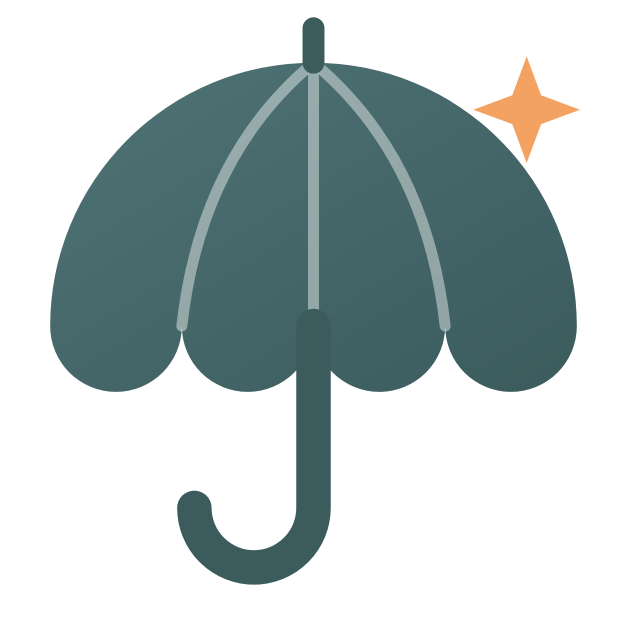
#> input picture Spesifikasi/Merek/Sumber/IkonMerek.png, 1254 x 1254 px (shown at 1/2 size); its folder holds 3 pictures in this run
$ python BuatTurunanAset.py
#> lines starting #> are read from the running program, lines starting #| are printed output that depends on the picture
#!/usr/bin/env python3
"""Membuat turunan aset merek Payoung dari file di `Spesifikasi/Merek/Sumber/`.

Jalankan ulang setiap kali logo sumber diganti (sumber dibuat oleh `BuatSumberLogo.py`):

    pip install pillow
    python3 Spesifikasi/Merek/BuatSumberLogo.py
    python3 Spesifikasi/Merek/BuatTurunanAset.py

Hasil (ditimpa):
- Web: `Aplikasi/Web/public/favicon.ico`, `public/apple-touch-icon.png`, `public/ikon-pwa-{192,512}.png`, `resources/js/Aset/Merek/*` (WebP, kecuali `IkonMerekPutih.png`)
- Flutter: ikon Android (legacy + adaptive), iOS AppIcon, Windows `app_icon.ico` untuk Kasir & Pemilik,
  serta logo warna/putih dalam aplikasi di `Paket/SistemDesain/assets/merek/`.

Warna latar ikon aplikasi = `Permukaan` (putih), sama dengan token UI.
"""

from pathlib import Path

from PIL import Image, ImageDraw

AKAR = Path(__file__).resolve().parents[2]
SUMBER = AKAR / "Spesifikasi/Merek/Sumber"
PUTIH = (255, 255, 255, 255)


def Muat(nama: str) -> Image.Image:
    """Buka gambar sumber, buang derau alfa tipis, lalu potong ke batas konten."""
#> called with nama = 'IkonMerek.png'
    gambar = Image.open(SUMBER / nama).convert("RGBA")
#> gambar is the input picture: PIL image 1254x1254 RGBA; mean R, G, B, A 29.6, 41.4, 41.8, 98.7
    alfa = gambar.getchannel("A").point(lambda v: 0 if v < 10 else v)
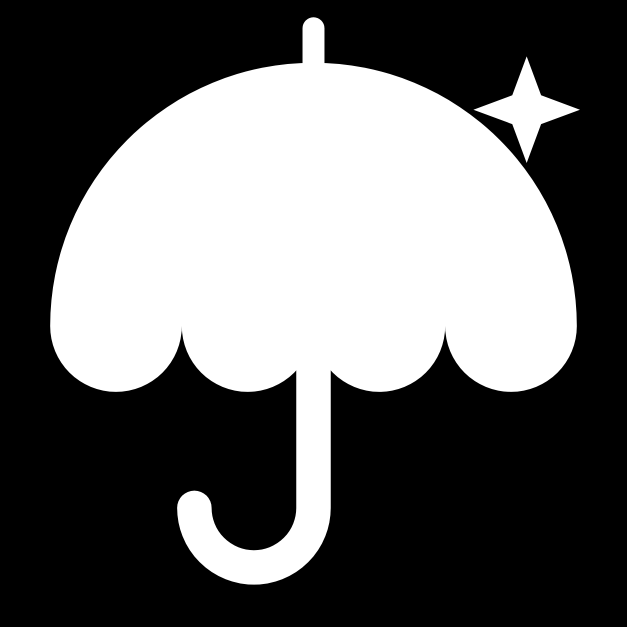
#> alfa: PIL image 1254x1254 L (shown at 1/2 size); min 0, max 255, mean 98.7
    gambar.putalpha(alfa)
    return gambar.crop(alfa.getbbox())
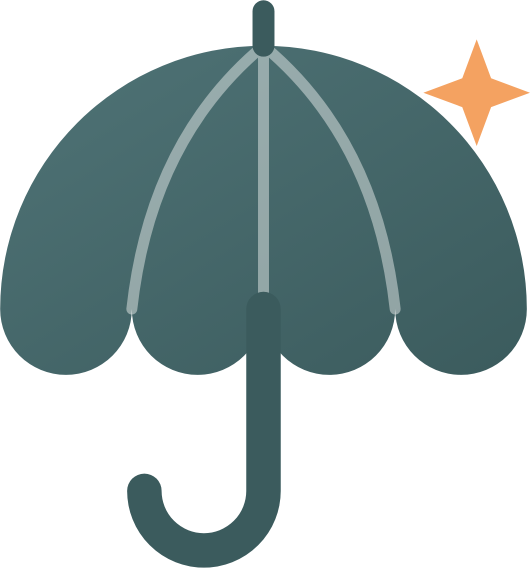
#> returned value: PIL image 1060x1136 RGBA (shown at 1/2 size); mean R, G, B, A 38.6, 54.1, 54.5, 129; transparent parts drawn white


def UbahTinggi(gambar: Image.Image, tinggi: int) -> Image.Image:
    lebar = round(gambar.width * tinggi / gambar.height)
    return gambar.resize((lebar, tinggi), Image.LANCZOS)


# [90 lines left out: functions JadikanPutih, TaruhDiTengah, Simpan, BuatWeb, BuatAndroid, BuatIos and 2 more, not called in this run]


def main() -> None:
    # Varian putih punya sumber sendiri (rusuk dilubangi, kilau tetap Apricot), dibuat oleh BuatSumberLogo.py.
    tanda = Muat("IkonMerek.png")
    logo = Muat("LogoHorizontal.png")
    tanda_putih = Muat("IkonMerekPutih.png")
    logo_putih = Muat("LogoHorizontalPutih.png")
    print("Web:")
    BuatWeb(tanda, logo, tanda_putih, logo_putih)
    for aplikasi in ("Kasir", "Pemilik"):
        print(f"{aplikasi}:")
        dasar = AKAR / "Aplikasi" / aplikasi
        BuatAndroid(tanda, dasar / "android/app/src/main/res")
        BuatIos(tanda, dasar / "ios/Runner/Assets.xcassets/AppIcon.appiconset")
        windows = dasar / "windows/runner/resources/app_icon.ico"
        if windows.parent.exists():
            BuatWindows(tanda, windows)
    print("SistemDesain:")
    BuatSistemDesain(tanda, logo, tanda_putih, logo_putih)


if __name__ == "__main__":
#> (the run stopped early here; a loop or call above may not have finished)
